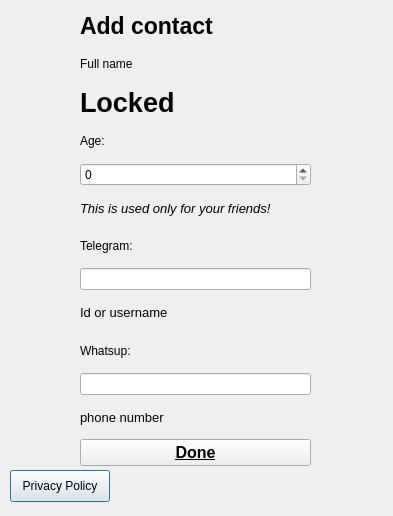
<?xml version="1.0" encoding="UTF-8"?>
<ui version="4.0">
 <class>contactadd</class>
 <widget class="QDialog" name="contactadd">
  <property name="geometry">
   <rect>
    <x>0</x>
    <y>0</y>
    <width>393</width>
    <height>516</height>
   </rect>
  </property>
  <property name="windowTitle">
   <string>Dialog</string>
  </property>
  <widget class="QPushButton" name="pushButton">
   <property name="geometry">
    <rect>
     <x>10</x>
     <y>470</y>
     <width>100</width>
     <height>32</height>
    </rect>
   </property>
   <property name="text">
    <string>Privacy Policy</string>
   </property>
  </widget>
  <widget class="QWidget" name="verticalLayoutWidget">
   <property name="geometry">
    <rect>
     <x>80</x>
     <y>10</y>
     <width>231</width>
     <height>456</height>
    </rect>
   </property>
   <layout class="QVBoxLayout" name="verticalLayout">
    <item>
     <widget class="QLabel" name="label">
      <property name="font">
       <font>
        <pointsize>17</pointsize>
        <bold>true</bold>
       </font>
      </property>
      <property name="text">
       <string>Add contact</string>
      </property>
     </widget>
    </item>
    <item>
     <widget class="QLabel" name="label_2">
      <property name="text">
       <string>Full name</string>
      </property>
     </widget>
    </item>
    <item>
     <widget class="QLabel" name="label_3">
      <property name="font">
       <font>
        <pointsize>20</pointsize>
        <bold>true</bold>
       </font>
      </property>
      <property name="text">
       <string>Locked</string>
      </property>
     </widget>
    </item>
    <item>
     <widget class="QLabel" name="label_4">
      <property name="text">
       <string>Age:</string>
      </property>
     </widget>
    </item>
    <item>
     <widget class="QSpinBox" name="spinBox"/>
    </item>
    <item>
     <widget class="QLabel" name="label_5">
      <property name="font">
       <font>
        <pointsize>10</pointsize>
        <italic>true</italic>
       </font>
      </property>
      <property name="text">
       <string>This is used only for your friends!</string>
      </property>
     </widget>
    </item>
    <item>
     <widget class="QLabel" name="label_7">
      <property name="text">
       <string>Telegram:</string>
      </property>
     </widget>
    </item>
    <item>
     <widget class="QLineEdit" name="lineEdit_3">
      <property name="text">
       <string/>
      </property>
     </widget>
    </item>
    <item>
     <widget class="QLabel" name="label_10">
      <property name="font">
       <font>
        <pointsize>10</pointsize>
       </font>
      </property>
      <property name="text">
       <string>Id or username</string>
      </property>
     </widget>
    </item>
    <item>
     <widget class="QLabel" name="label_8">
      <property name="text">
       <string>Whatsup:</string>
      </property>
     </widget>
    </item>
    <item>
     <widget class="QLineEdit" name="lineEdit_4">
      <property name="text">
       <string/>
      </property>
     </widget>
    </item>
    <item>
     <widget class="QLabel" name="label_9">
      <property name="font">
       <font>
        <pointsize>10</pointsize>
       </font>
      </property>
      <property name="text">
       <string>phone number</string>
      </property>
     </widget>
    </item>
    <item>
     <widget class="QPushButton" name="pushButton_2">
      <property name="font">
       <font>
        <pointsize>12</pointsize>
        <italic>false</italic>
        <bold>true</bold>
        <underline>true</underline>
       </font>
      </property>
      <property name="text">
       <string>Done</string>
      </property>
     </widget>
    </item>
   </layout>
  </widget>
 </widget>
 <resources/>
 <connections/>
</ui>
